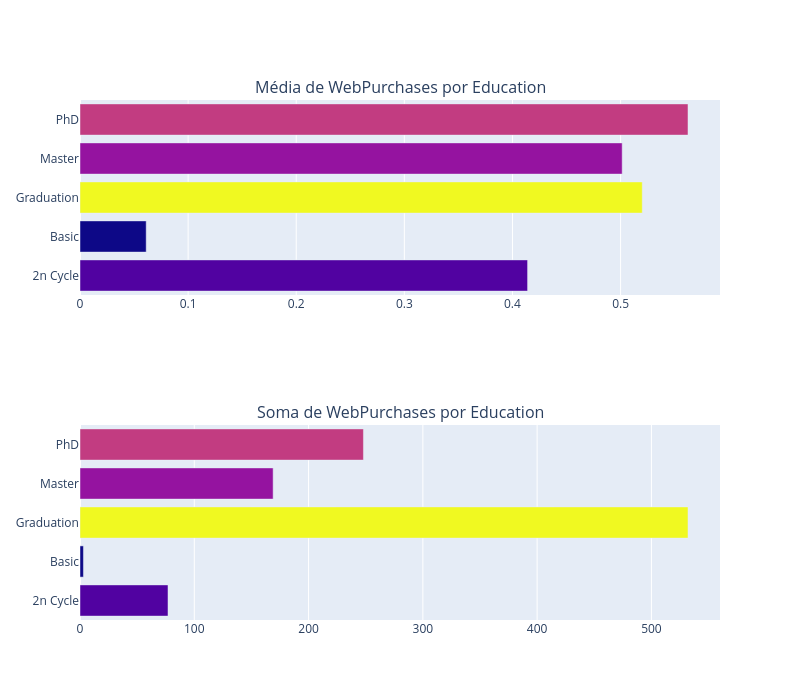

Write notebook code for a chart like this one.
### Code cell
x = 'WebPurchases' # quantitativo
y = 'Education' # categorico

agrupado_media = df.groupby(y)[x].mean().reset_index()
agrupado_soma = df.groupby(y)[x].sum().reset_index()

fig = make_subplots(rows=2, cols=1, subplot_titles=(f'Média de {x} por {y}', f'Soma de {x} por {y}'))
fig.add_trace(go.Bar(x=agrupado_media[x], y=agrupado_media[y],
                     orientation='h', marker=dict(color=agrupado_soma[x])),
                     row=1, col=1)

fig.add_trace(go.Bar(x=agrupado_soma[x], y=agrupado_soma[y],
                     orientation='h', marker=dict(color=agrupado_soma[x])),
                     row=2, col=1)
fig.update_legends()
fig.update_layout(height=700, width=800, showlegend=False)
fig.show()

### Figure 1 — Plotly figure (JSON) as saved in the notebook; plotly's stock layout.template omitted (floating-point values rounded to 4 significant figures)
{"data": [{"marker": {"color": [77, 3, 532, 169, 248]}, "orientation": "h", "type": "bar", "x": [0.414, 0.06122, 0.52, 0.5015, 0.5624], "xaxis": "x", "y": ["2n Cycle", "Basic", "Graduation", "Master", "PhD"], "yaxis": "y"}, {"marker": {"color": [77, 3, 532, 169, 248]}, "orientation": "h", "type": "bar", "x": [77, 3, 532, 169, 248], "xaxis": "x2", "y": ["2n Cycle", "Basic", "Graduation", "Master", "PhD"], "yaxis": "y2"}], "layout": {"annotations": [{"font": {"size": 16}, "showarrow": false, "text": "Média de WebPurchases por Education", "x": 0.5, "xanchor": "center", "xref": "paper", "y": 1, "yanchor": "bottom", "yref": "paper"}, {"font": {"size": 16}, "showarrow": false, "text": "Soma de WebPurchases por Education", "x": 0.5, "xanchor": "center", "xref": "paper", "y": 0.375, "yanchor": "bottom", "yref": "paper"}], "height": 700, "showlegend": false, "width": 800, "xaxis": {"anchor": "y", "domain": [0, 1]}, "xaxis2": {"anchor": "y2", "domain": [0, 1]}, "yaxis": {"anchor": "x", "domain": [0.625, 1]}, "yaxis2": {"anchor": "x2", "domain": [0, 0.375]}}}
